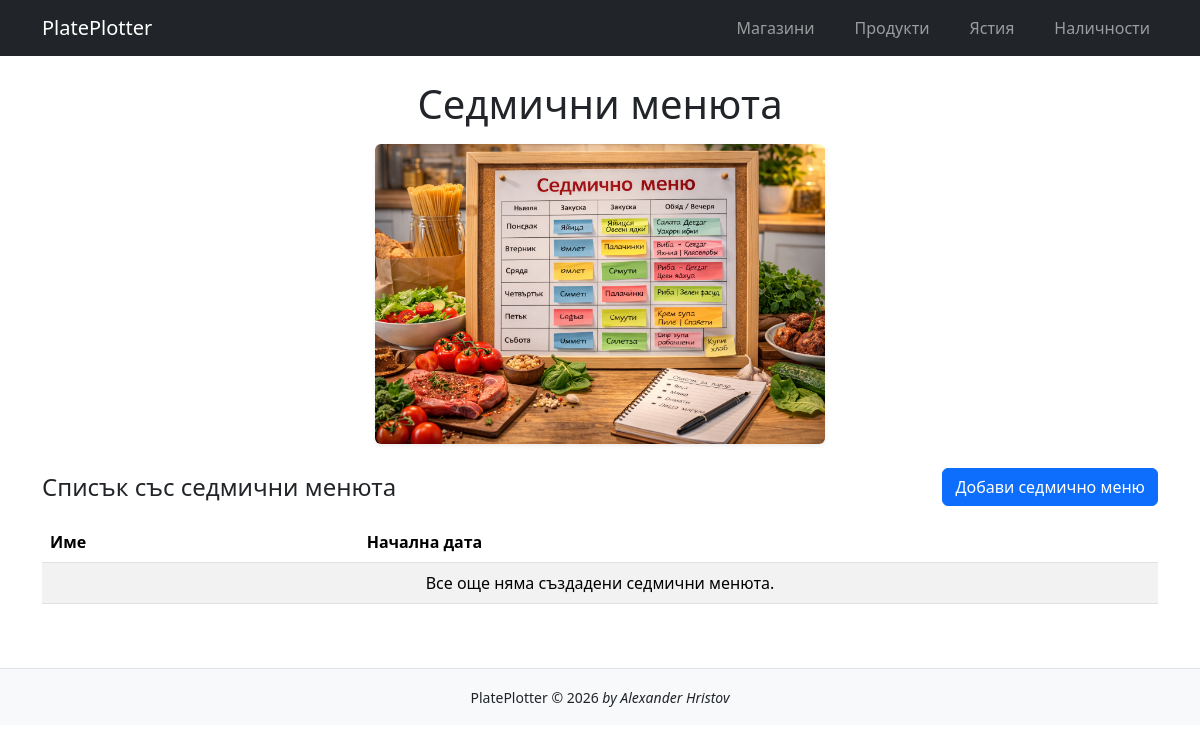
Before: /weekmenus/ with the older database file.
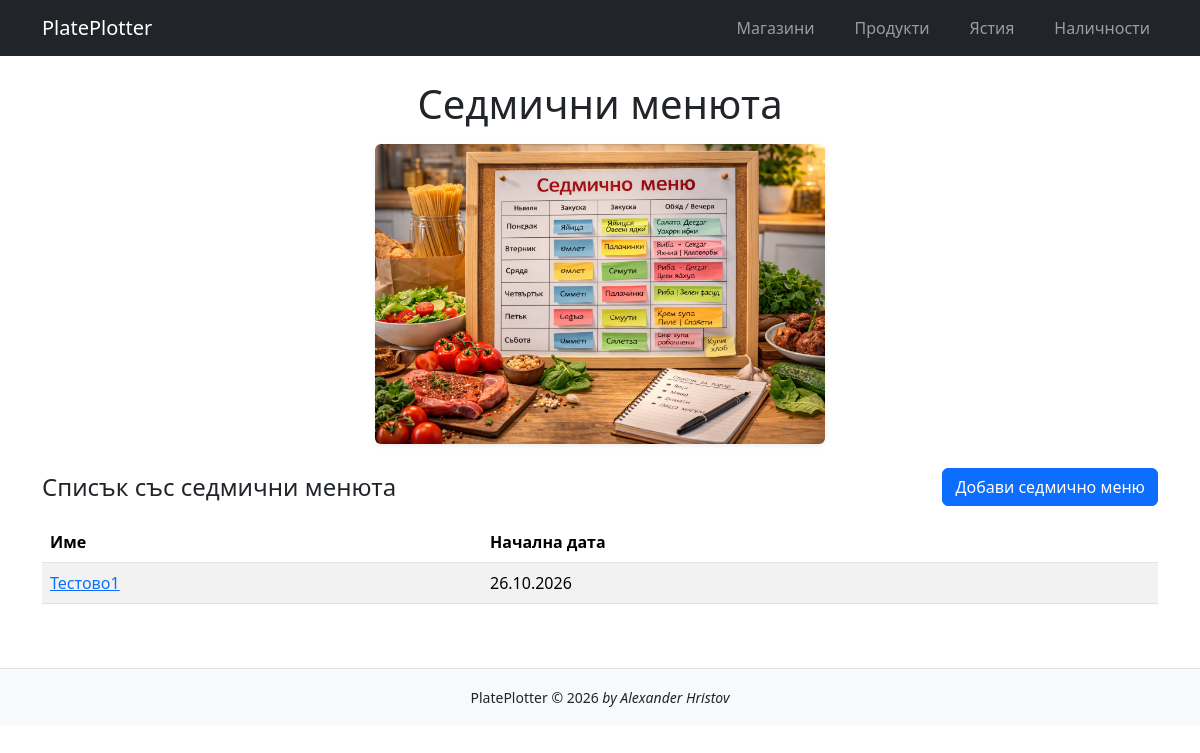
After: the same page with the newer database file.
### weekmenu/models.py (models this page shows, shortened)
class WeekMenu(models.Model):
    name=models.CharField(
        max_length=100,
        unique=True
        )
    start_date=models.DateField(
        verbose_name='Начална дата на седмичното меню',
        unique=True
    )
    class Meta:
        verbose_name = 'Седмично меню'
        ordering = ['-start_date']

### weekmenu/views.py (the view)
# urls.py: path('weekmenus/',WeekMenuListView.as_view(),name='weekmenu-list'),
class WeekMenuListView(ListView):
    model = WeekMenu
    template_name = 'weekmenu/weekmenu_list.html'
    context_object_name = 'week_menus'

### templates/weekmenu/weekmenu_list.html (shortened to what this page needs)
{% extends 'base.html' %}
{% load static %}
{% block content %}
<div class="text-center mb-4">
    <h1 class="mb-3">Седмични менюта</h1>
    <img
        src="{% static 'images/weekmenu.png' %}"
        alt="Седмично меню в PlatePlotter"
        class="img-fluid rounded shadow-sm"
        style="max-height: 300px;"
    >
</div>
<div class="d-flex justify-content-between align-items-center mb-3">
    <h4 class="mb-0">Списък със седмични менюта</h4>
    <a href="{% url 'weekmenu-add' %}" class="btn btn-primary">
        Добави седмично меню
    </a>
</div>
<div class="table-responsive">
    <table class="table table-striped table-hover align-middle">
        <thead>
            <tr>
                <th>Име</th>
                <th>Начална дата</th>
            </tr>
        </thead>
        <tbody>
            {% for menu in week_menus %}
            <tr>
                <td>
                <a href="{% url 'weekmenu-detail' menu.pk %}">
                    {{ menu.name }}
                </a>
            </td>
                <td>{{ menu.start_date|date:"d.m.Y" }}</td>
            </tr>
            {% empty %}
            <tr>
                <td colspan="2" class="text-center">
                    Все още няма създадени седмични менюта.
                </td>
            </tr>
            {% endfor %}
        </tbody>
    </table>
</div>
{% endblock %}

### templates/base.html (shortened to what this page needs)
{% load static %}
<!doctype html>
<html lang="bg">
  <head>
    <link
      href="https://cdn.jsdelivr.net/npm/bootstrap@5.3.3/dist/css/bootstrap.min.css"
      rel="stylesheet"
    />
  </head>
  <body>
    {% include "header_footer/navigation.html" %}
    <main class="container my-4">
      {% block content %}
      {% endblock %}
    </main>
    {% include "header_footer/footer.html" %}
  </body>
</html>

### templates/header_footer/navigation.html
<header>
  <nav class="navbar navbar-expand-lg navbar-dark bg-dark">
    <div class="container">
      <a class="navbar-brand" href="{% url 'store-list' %}"> PlatePlotter </a>
      <div class="navbar-nav d-flex flex-row gap-4 ms-4">
        <a href="{% url 'store-list' %}" class="nav-link"> Магазини </a>
        <a href="{% url 'product-list' %}" class="nav-link"> Продукти </a>
        <a href="{% url 'dish-list' %}" class="nav-link">Ястия</a>
        <a href="{% url 'inventory-list' %}" class="nav-link">Наличности</a>
      </div>
    </div>
  </nav>
</header>

### templates/header_footer/footer.html
<footer class="bg-light border-top py-3 mt-5">
  <div class="container text-center">
    <small>PlatePlotter © 2026 <i>by Alexander Hristov</i></small>
  </div>
</footer>

Changed rows visible on the page:
added WeekMenu: name "Тестово1", start_date "26.10.2026"
Other visible differences:
text no longer shown: "Все още няма създадени седмични менюта."
